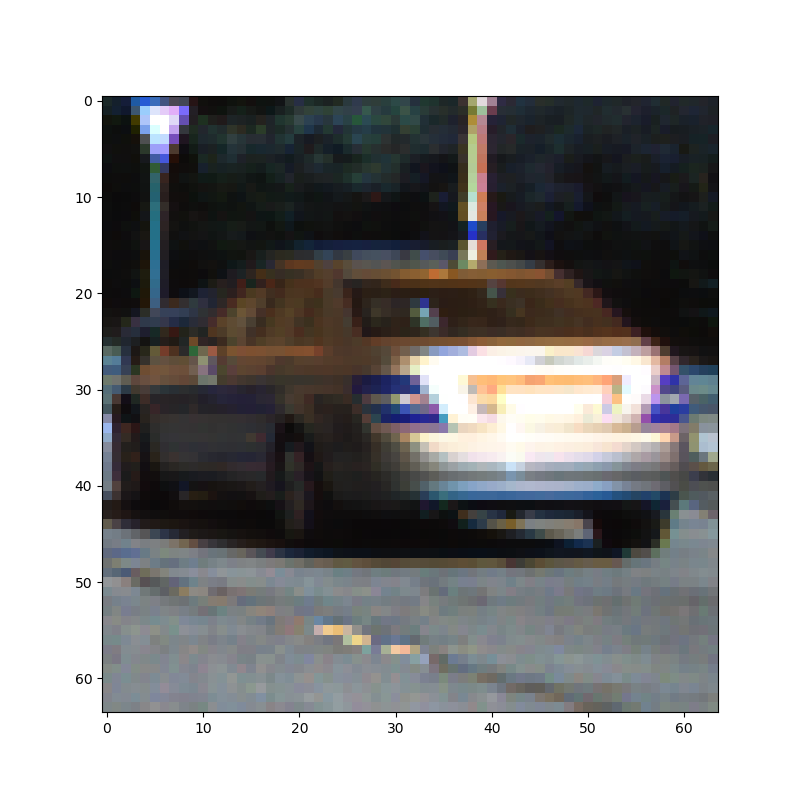
#> input picture output_images/plots/colorspace/car-1001.png, 800 x 800 px, given as the content of the folder data/full/vehicles, which was not available
$ python features.py   (older library calls are emulated)
#> lines starting #> are read from the running program, lines starting #| are printed output that depends on the picture
import matplotlib.image as mpimg
from skimage.feature import hog


# [107 lines left out: functions convert_color, get_hog_features, bin_spatial, color_hist, color_hist_plot, extract_features, not called in this run]


import cv2
import numpy as np
import matplotlib.pyplot as plt
from mpl_toolkits.mplot3d import Axes3D


def plot3d(pixels, colors_rgb,
           axis_labels=list("RGB"), axis_limits=((0, 255), (0, 255), (0, 255)), output=None):
    """Plot pixels in 3D."""

    # Create figure and 3D axes
    fig = plt.figure(figsize=(8, 8))
    ax = Axes3D(fig)

    # Set axis limits
    ax.set_xlim(*axis_limits[0])
    ax.set_ylim(*axis_limits[1])
    ax.set_zlim(*axis_limits[2])

    # Set axis labels and sizes
    ax.tick_params(axis='both', which='major', labelsize=14, pad=8)
    ax.set_xlabel(axis_labels[0], fontsize=16, labelpad=16)
    ax.set_ylabel(axis_labels[1], fontsize=16, labelpad=16)
    ax.set_zlabel(axis_labels[2], fontsize=16, labelpad=16)

    # Plot pixel values with colors given in colors_rgb
    ax.scatter(
        pixels[:, :, 0].ravel(),
        pixels[:, :, 1].ravel(),
        pixels[:, :, 2].ravel(),
        c=colors_rgb.reshape((-1, 3)), edgecolors='none')
    plt.savefig(output)

    return ax  # return Axes3D object for further manipulation


def main():
    import glob
    import matplotlib.pyplot as plt
    import os

    cars = glob.glob('data/full/vehicles/**/*.png', recursive=True)
    notcars = glob.glob('data/full/non-vehicles/**/*.png', recursive=True)

    print("car_images=", len(cars))
    print("notcar_images=", len(notcars))

    fig, axs = plt.subplots(8, 8, figsize=(16, 16))
    fig.subplots_adjust(hspace=.2, wspace=.001)
    axs = axs.ravel()

    # Step through the list and search for chessboard corners
    for i in np.arange(32):
        img = cv2.imread(cars[np.random.randint(0, len(cars))])
#> img is the input picture: shape (800, 800, 3); mean B, G, R 151.2, 150.9, 150.9
        img = cv2.cvtColor(img, cv2.COLOR_BGR2RGB)
        axs[i].axis('off')
        axs[i].set_title('car image', fontsize=10)
        axs[i].imshow(img)
#> pass 2 of the loop in main, `for i in np.arange(32):`:
    for i in np.arange(32, 64):
        img = cv2.imread(notcars[np.random.randint(0, len(notcars))])
        img = cv2.cvtColor(img, cv2.COLOR_BGR2RGB)
        axs[i].axis('off')
        axs[i].set_title('Not-car image', fontsize=10)
        axs[i].imshow(img)
#> pass 2 of the loop in main, `for i in np.arange(32, 64):`:

    fig.savefig("output_images/data_sample.png")

    lane_images = glob.glob('test_images/*.jpg')

    output_path = "output_images"
    if not os.path.exists(output_path):
        os.makedirs(output_path)

    output_path_plots = "output_images/plots/colorspace"
    if not os.path.exists(output_path_plots):
        os.makedirs(output_path_plots)

    for idx in ["8", "200", "500", "1001"]:
        # Read a color image
        img = cv2.imread("data/full/vehicles/KITTI_extracted/%s.png" % idx)

        # Select a small fraction of pixels to plot by subsampling it
        scale = max(img.shape[0], img.shape[1], 64) / 64  # at most 64 rows and columns
#> scale = 12.5
        img_small = cv2.resize(img, (np.int(img.shape[1] / scale), np.int(img.shape[0] / scale)),
                               interpolation=cv2.INTER_NEAREST)
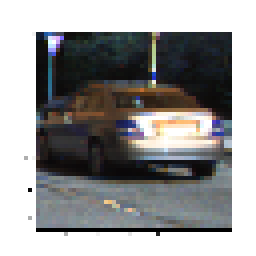
#> img_small: shape (64, 64, 3) (shown 4 times larger); mean B, G, R 149.7, 149.6, 149.8

        # Convert subsampled image to desired color space(s)
        img_small_RGB = cv2.cvtColor(img_small, cv2.COLOR_BGR2RGB)  # OpenCV uses BGR, matplotlib likes RGB
        img_small_rgb = img_small_RGB / 255.  # scaled to [0, 1], only for plotting

        img_small_HSV = cv2.cvtColor(img_small, cv2.COLOR_BGR2HSV)
#> img_small_HSV: shape (64, 64, 3); mean H, S, V 44.1, 34.1, 155.2
        img_small_YCC = cv2.cvtColor(img_small, cv2.COLOR_RGB2YCrCb)
#> img_small_YCC: shape (64, 64, 3); mean of channels 0, 1, 2 149.7, 128, 128.1
        img_small_LUV = cv2.cvtColor(img_small, cv2.COLOR_RGB2LUV)
#> img_small_LUV: shape (64, 64, 3); mean of channels 0, 1, 2 151.4, 96.6, 135.9

        # Plot and show
        fig = plt.figure(figsize=(8, 8))
        plt.imshow(img)
        plt.savefig("%s/%s" % (output_path_plots, os.path.basename("car-%s.png" % idx)))
        plot3d(img_small_RGB, img_small_rgb, axis_labels=list("RGB"),
               output="%s/%s" % (output_path_plots, os.path.basename("car-rgb-%s.png" % idx)))
        plot3d(img_small_HSV, img_small_rgb, axis_labels=list("HSV"),
               output="%s/%s" % (output_path_plots, os.path.basename("car-hsv-%s.png" % idx)))
        plot3d(img_small_YCC, img_small_rgb, axis_labels=list("YCC"),
               output="%s/%s" % (output_path_plots, os.path.basename("car-ycc-%s.png" % idx)))
        plot3d(img_small_LUV, img_small_rgb, axis_labels=list("LUV"),
               output="%s/%s" % (output_path_plots, os.path.basename("car-luv-%s.png" % idx)))
#> pass 2 of the loop in main, `for idx in ["8", "200", "500", "1001"]:`:
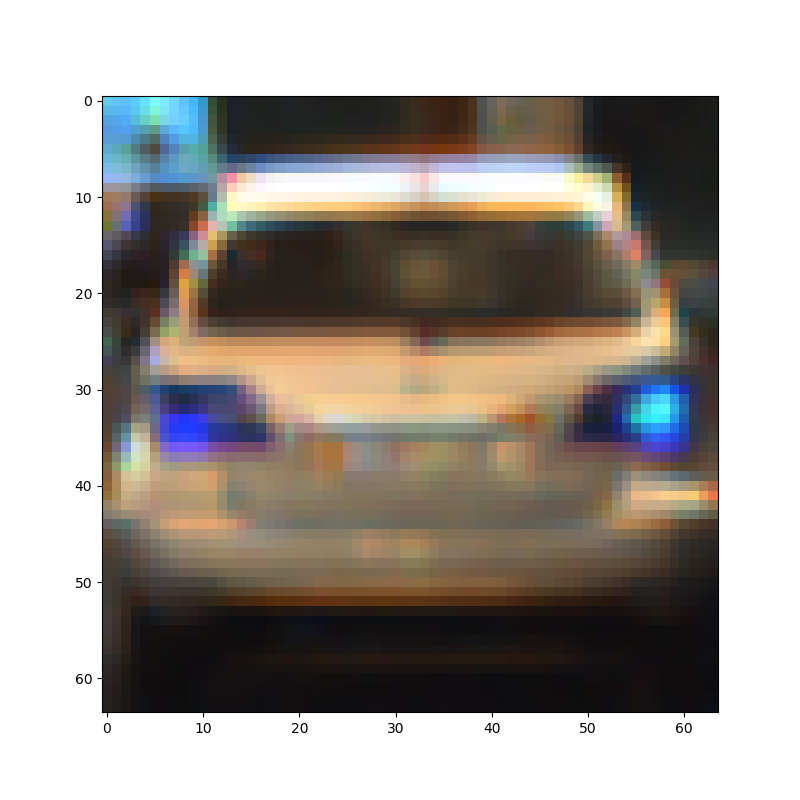
#> input picture output_images/plots/colorspace/car-200.png, 800 x 800 px, given in place of 200.png, which was not available
#> in main, img is the input picture: shape (800, 800, 3); mean B, G, R 149.7, 155.7, 161.9
#> in main, `img_small = cv2.resize(img, (np.int(img.shape[1] / scale), np.int(img...`:
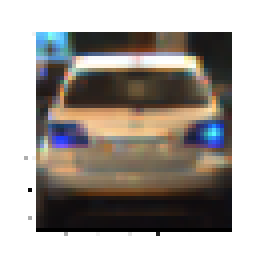
#> img_small: shape (64, 64, 3) (shown 4 times larger); mean B, G, R 148.7, 154.3, 160.5
#> img_small_HSV: shape (64, 64, 3); mean H, S, V 28.2, 47.6, 165.5
#> img_small_YCC: shape (64, 64, 3); mean of channels 0, 1, 2 153.3, 124.7, 132
#> img_small_LUV: shape (64, 64, 3); mean of channels 0, 1, 2 156.2, 94.8, 130.7

    for idx in ["8", "200", "500", "4000"]:
        # Read a color image
        img = cv2.imread("data/full/non-vehicles/Extras/extra%s.png" % idx)

        # Select a small fraction of pixels to plot by subsampling it
        scale = max(img.shape[0], img.shape[1], 64) / 64  # at most 64 rows and columns
        img_small = cv2.resize(img, (np.int(img.shape[1] / scale), np.int(img.shape[0] / scale)),
                               interpolation=cv2.INTER_NEAREST)

        # Convert subsampled image to desired color space(s)
        img_small_RGB = cv2.cvtColor(img_small, cv2.COLOR_BGR2RGB)  # OpenCV uses BGR, matplotlib likes RGB
        img_small_rgb = img_small_RGB / 255.  # scaled to [0, 1], only for plotting

        img_small_HSV = cv2.cvtColor(img_small, cv2.COLOR_BGR2HSV)
        img_small_YCC = cv2.cvtColor(img_small, cv2.COLOR_RGB2YCrCb)
        img_small_LUV = cv2.cvtColor(img_small, cv2.COLOR_RGB2LUV)

        # Plot and show
        fig = plt.figure(figsize=(8, 8))
        plt.imshow(img)
        plt.savefig("%s/%s" % (output_path_plots, os.path.basename("non-car-%s.png" % idx)))
        plot3d(img_small_RGB, img_small_rgb, axis_labels=list("RGB"),
               output="%s/%s" % (output_path_plots, os.path.basename("non-car-rgb-%s.png" % idx)))
        plot3d(img_small_HSV, img_small_rgb, axis_labels=list("HSV"),
               output="%s/%s" % (output_path_plots, os.path.basename("non-car-hsv-%s.png" % idx)))
        plot3d(img_small_YCC, img_small_rgb, axis_labels=list("YCC"),
               output="%s/%s" % (output_path_plots, os.path.basename("non-car-ycc-%s.png" % idx)))
        plot3d(img_small_LUV, img_small_rgb, axis_labels=list("LUV"),
               output="%s/%s" % (output_path_plots, os.path.basename("non-car-luv-%s.png" % idx)))


    output_path_plots = "output_images/plots/hist"
    if not os.path.exists(output_path_plots):
        os.makedirs(output_path_plots)

    for lane_image in lane_images:
        print(lane_image)
        image = cv2.imread(lane_image)
        image = cv2.cvtColor(image, cv2.COLOR_BGR2RGB)
        # Color Features
        result, channel1_hist, channel2_hist, channel3_hist = color_hist_plot(image, nbins=32)
        bin_edges = channel1_hist[1]
        bin_centers = (bin_edges[1:] + bin_edges[0:len(bin_edges) - 1]) / 2
        # Plot it
        f, (ax1, ax2, ax3, ax4) = plt.subplots(1, 4, figsize=(24, 9))
        f.tight_layout()
        ax1.bar(bin_centers, channel1_hist[0])
        ax1.set_title('channel1 Histogram')
        ax2.bar(bin_centers, channel2_hist[0])
        ax2.set_title('channel2 Histogram')
        ax3.bar(bin_centers, channel3_hist[0])
        ax3.set_title('channel3 Histogram')
        ax4.plot(result)
        ax4.set_title('Histogram feature vector')
        plt.savefig("%s/%s" % (output_path_plots, os.path.basename(lane_image)))

    output_path_plots = "output_images/plots/spatial"
    if not os.path.exists(output_path_plots):
        os.makedirs(output_path_plots)

    for lane_image in lane_images:
        print(lane_image)
        image = cv2.imread(lane_image)
        image = cv2.cvtColor(image, cv2.COLOR_BGR2RGB)
        size = (32, 32)
        temp_result = cv2.resize(image, size)

        f, (ax1, ax2) = plt.subplots(1, 2, figsize=(24, 9))
        f.tight_layout()
        ax1.imshow(temp_result)
        ax1.set_title('Resized 32X32 Image')
        ax2.plot(bin_spatial(image, size=(32, 32)))
        ax2.set_title('spatial distribution')
        plt.savefig("%s/%s" % (output_path_plots, os.path.basename(lane_image)))

    output_path_plots = "output_images/plots/hog"
    if not os.path.exists(output_path_plots):
        os.makedirs(output_path_plots)

    for lane_image in lane_images:
        print(lane_image)
        image = cv2.imread(lane_image)
        image = cv2.cvtColor(image, cv2.COLOR_BGR2RGB)
        gray_image = cv2.cvtColor(image, cv2.COLOR_RGB2GRAY)

        orient = 9
        pix_per_cell = 8
        cell_per_block = 8
        features0, hogimage0 = get_hog_features(image[:, :, 0], orient, pix_per_cell, cell_per_block,
                                              vis=True, feature_vec=True)
        features1, hogimage1 = get_hog_features(image[:, :, 1], orient, pix_per_cell, cell_per_block,
                                              vis=True, feature_vec=True)
        features2, hogimage2 = get_hog_features(image[:, :, 2], orient, pix_per_cell, cell_per_block,
                                              vis=True, feature_vec=True)

        f, ax = plt.subplots(7, 1, figsize=(16, 32))
        f.tight_layout()
        ax[0].imshow(image)
        ax[0].set_title('Original')
        ax[1].imshow(hogimage0)
        ax[1].set_title('Image channel0 with gradients')
        ax[2].plot(features0)
        ax[2].set_title('Features channel1')
        ax[3].imshow(hogimage1)
        ax[3].set_title('Image channel1 with gradients')
        ax[4].plot(features1)
        ax[4].set_title('Features channel1')
        ax[5].imshow(hogimage2)
        ax[5].set_title('Image channel2 with gradients')
        ax[6].plot(features2)
        ax[6].set_title('Features channel2')
        plt.savefig("%s/%s" % (output_path_plots, os.path.basename(lane_image)))


if __name__ == '__main__':
#> (the run stopped early here; a loop or call above may not have finished)
